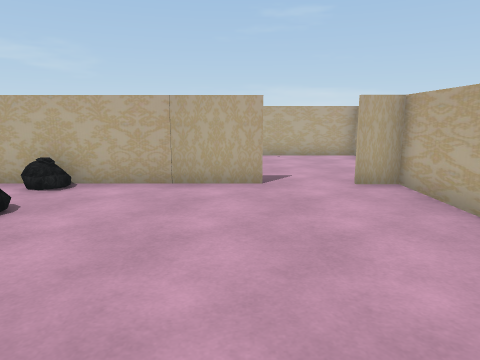
view 1 (above)

14 first-person views from a walk through a Unity game level. The camera is 1.4 m above the floor, tilts 10° down and sees 70° across. The floor is counted in squares, 1 m on a side. Each view is taken from the middle of a square. On the plan, view 1 faces up. The plan holds only what a view shows up to about 15 squares ahead; the rest is blank. The place goes on beyond the plan. The player is left out.

view 2
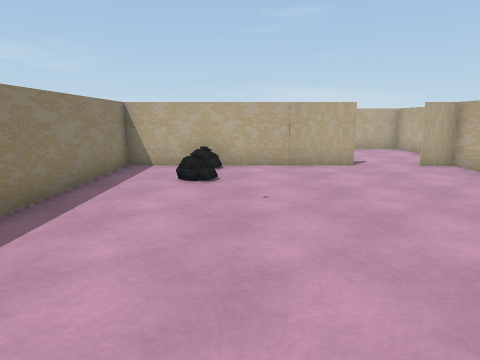

view 3
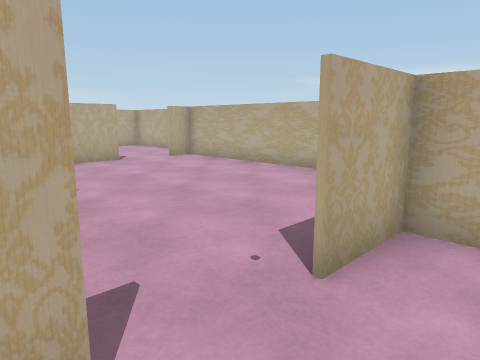

view 4
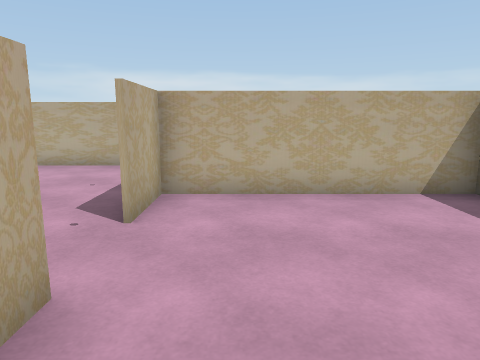

view 5
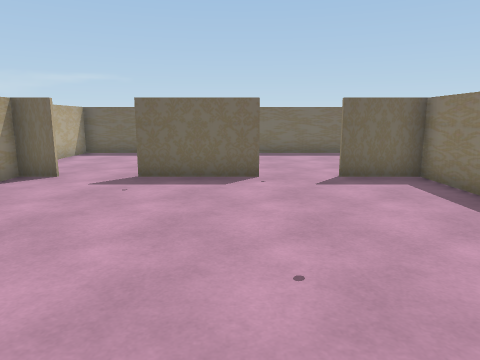

view 6
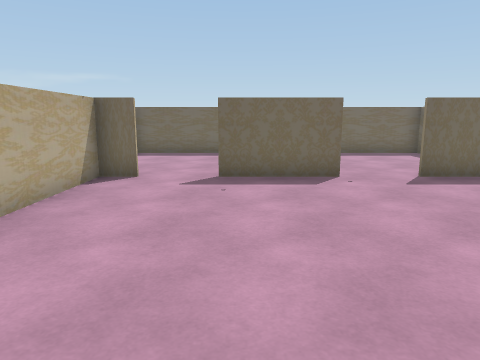

view 7
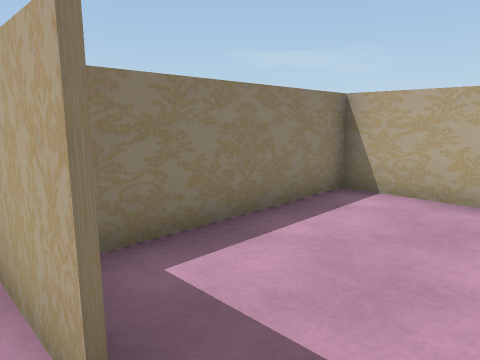

view 8
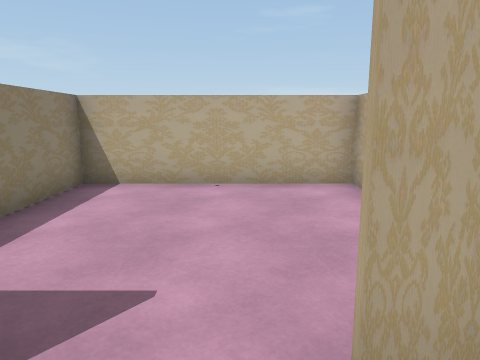

view 9
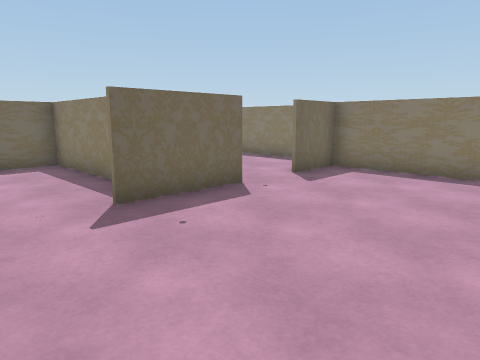

view 10
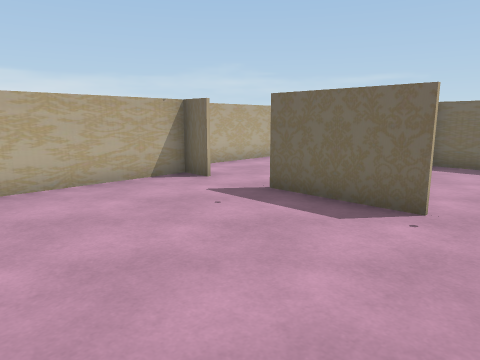

view 11
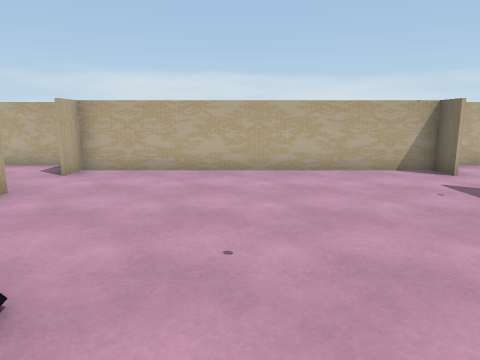

view 12
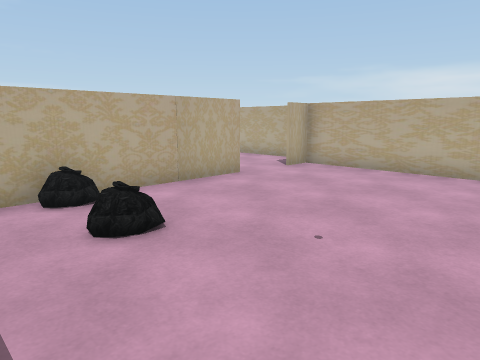

view 13
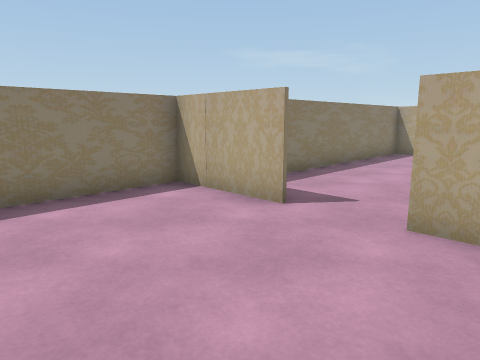

view 14
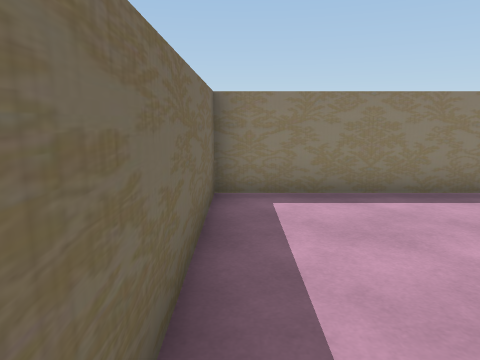

### Floor plan
Points are (right, up) in squares from view 1. A wall is a line through its corners. A room is listed if a view was taken in it or the views show most of it. See-through windows are left out.
Room 1 (views 1, 5, 6, 7, 8, 9, 10, 11, 12)
walls: (-6.5, 4.5) (-6.5, 0.4); (0.6, 7.5) (-6.5, 7.5); (-2.5, -2.4) (0.6, -2.4); (-6.5, -2.4) (-4.4, -2.4); (3.5, 0.4) (3.5, 5.5); (3.6, 7.5) (2.5, 7.5); (2.5, -2.4) (3.5, -2.4); (-0.5, -4.8) (-0.5, -8.5); (0, -8.5) (4.5, -8.5) (4.5, -3.8)
ways out: opening at (-3.5, -2) to room 2; opening at (-1, 13) to room 3; opening at (1.5, 8) to room 3
objects: other object (-4, 5); other object (-4, 7)
Room 2 (views 2, 3, 4, 13, 14)
walls: (-6.5, -8.5) (0, -8.5); (-4.4, -2.5) (-7.5, -2.5) (-7.5, -7.6); (-0.6, -8.5) (-0.6, -2.5) (-2.5, -2.5)
ways out: opening at (-3.5, -2) to room 1
Room 3 (no view inside)
walls: (-1.5, 12.5) (-1.5, 7.5); (4.5, 8.5) (4.5, 13.5) (-1.5, 13.5)
ways out: opening at (-1, 13) to room 1; opening at (1.5, 8) to room 1

Where each view was taken, in squares from view 1:
view 1: 0 up, 0 right, facing up
view 2: 3 down, 3 left, facing up
view 3: 4 down, 5 left, facing up-right
view 4: 4 down, 7 left, facing right
view 5: 6 up, 2 left, facing down
view 6: 6 up, 0 right, facing down
view 7: 7 up, 2 right, facing up-left
view 8: 6 up, 2 right, facing up
view 9: 3 up, 3 right, facing down-left
view 10: 3 up, 4 left, facing down-right
view 11: 3 up, 6 left, facing right
view 12: 1 up, 6 left, facing up-right
view 13: 7 down, 1 left, facing up-left
view 14: 8 down, 1 left, facing left
